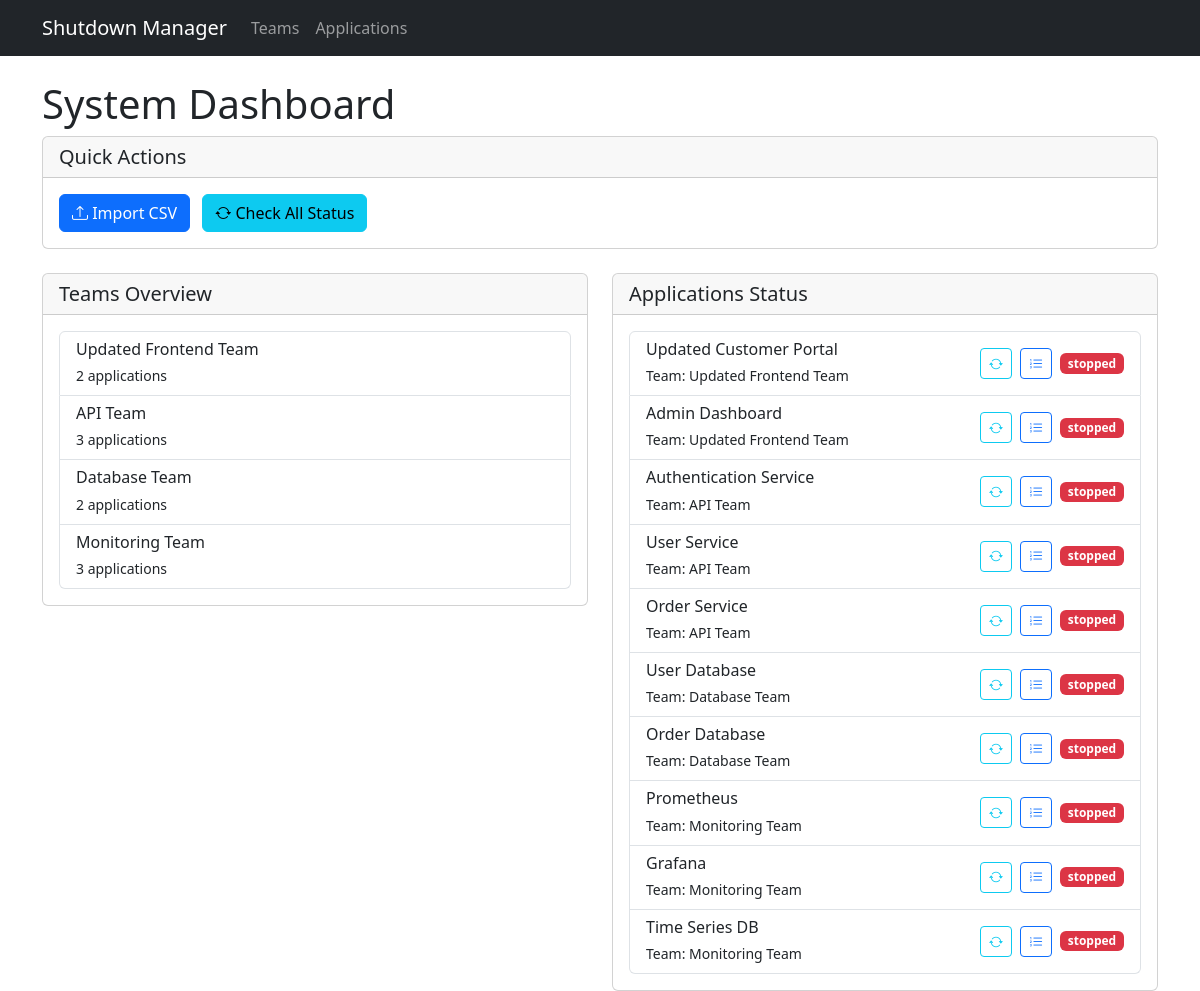
Before: / with the older database file.
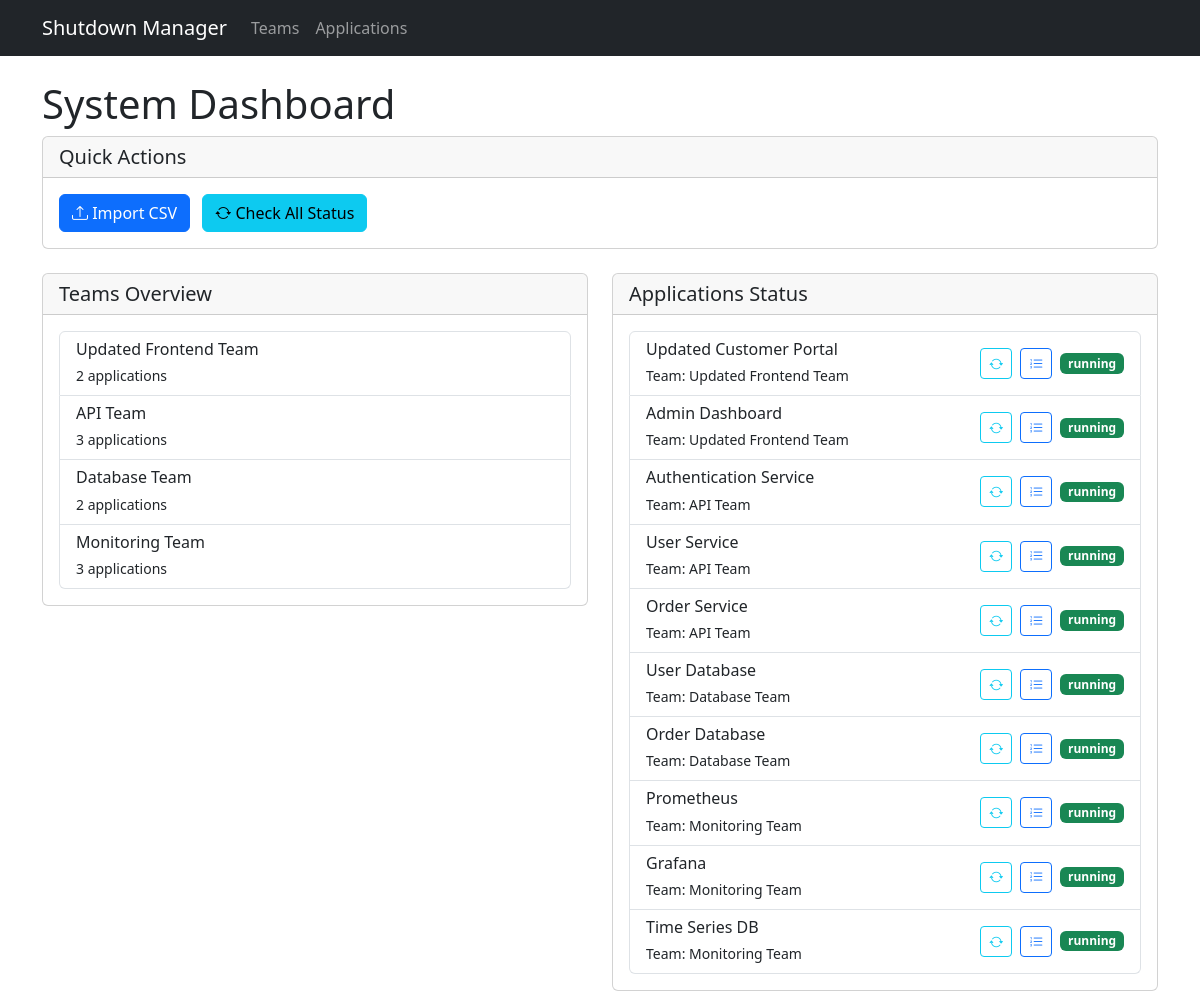
After: the same page with the newer database file.
### app/models.py (models this page shows)
class Team(db.Model):
    id = db.Column(db.Integer, primary_key=True)
    name = db.Column(db.String(100), nullable=False, unique=True)
    applications = db.relationship('Application', backref='team', lazy=True)

class Application(db.Model):
    id = db.Column(db.Integer, primary_key=True)
    name = db.Column(db.String(100), nullable=False)
    team_id = db.Column(db.Integer, db.ForeignKey('team.id'), nullable=False)
    host = db.Column(db.String(255), nullable=False)
    port = db.Column(db.Integer)
    webui_url = db.Column(db.String(255))
    db_host = db.Column(db.String(255))
    shutdown_order = db.Column(db.Integer, nullable=False)
    status = db.Column(db.String(50), default='running')
    last_checked = db.Column(db.DateTime, default=datetime.utcnow)
    dependencies = db.relationship('ApplicationDependency',
                                 foreign_keys='ApplicationDependency.application_id',
                                 backref='application', lazy=True)

### app/routes.py (the view)
@main.route('/')
def index():
    teams = Team.query.all()
    applications = Application.query.all()
    return render_template('index.html', teams=teams, applications=applications)

### app/templates/index.html (shortened to what this page needs)
{% extends "base.html" %}
{% block content %}
<div class="row">
    <div class="col-12">
        <h1>System Dashboard</h1>
        <div class="card mb-4">
            <div class="card-header">
                <h5 class="card-title mb-0">Quick Actions</h5>
            </div>
            <div class="card-body">
                <button class="btn btn-primary me-2" data-bs-toggle="modal" data-bs-target="#importModal">
                    <i class="bi bi-upload"></i> Import CSV
                </button>
                <button class="btn btn-info me-2" onclick="checkAllStatus()">
                    <i class="bi bi-arrow-repeat"></i> Check All Status
                </button>
            </div>
        </div>
    </div>
</div>
<div class="row">
    <div class="col-md-6">
        <div class="card">
            <div class="card-header">
                <h5 class="card-title mb-0">Teams Overview</h5>
            </div>
            <div class="card-body">
                <div class="list-group">
                    {% for team in teams %}
                    <div class="list-group-item">
                        <h6 class="mb-1">{{ team.name }}</h6>
                        <small>{{ team.applications|length }} applications</small>
                    </div>
                    {% endfor %}
                </div>
            </div>
        </div>
    </div>
    <div class="col-md-6">
        <div class="card">
            <div class="card-header d-flex justify-content-between align-items-center">
                <h5 class="card-title mb-0">Applications Status</h5>
            </div>
            <div class="card-body">
                <div class="list-group" id="applicationsList">
                    {% for app in applications %}
                    <div class="list-group-item" id="app-{{ app.id }}">
                        <div class="d-flex justify-content-between align-items-center">
                            <div>
                                <h6 class="mb-1">{{ app.name }}</h6>
                                <small>Team: {{ app.team.name }}</small>
                            </div>
                            <div class="d-flex align-items-center">
                                <button class="btn btn-sm btn-outline-info me-2" onclick="checkStatus({{ app.id }})">
                                    <i class="bi bi-arrow-repeat"></i>
                                </button>
                                <button class="btn btn-sm btn-outline-primary me-2" onclick="viewShutdownSequence({{ app.id }})">
                                    <i class="bi bi-list-ol"></i>
                                </button>
                                <span class="badge bg-{{ 'success' if app.status == 'running' else 'danger' }}">
                                    {{ app.status }}
                                </span>
                            </div>
                        </div>
                    </div>
                    {% endfor %}
                </div>
            </div>
        </div>
    </div>
</div>
{% endblock %}

### app/templates/base.html (shortened to what this page needs)
<!DOCTYPE html>
<html lang="en">
<head>
    <link href="https://cdn.jsdelivr.net/npm/bootstrap@5.3.0/dist/css/bootstrap.min.css" rel="stylesheet">
    <link href="https://cdn.jsdelivr.net/npm/bootstrap-icons@1.7.2/font/bootstrap-icons.css" rel="stylesheet">
</head>
<body>
    <nav class="navbar navbar-expand-lg navbar-dark bg-dark">
        <div class="container">
            <a class="navbar-brand" href="/">Shutdown Manager</a>
            <div class="collapse navbar-collapse" id="navbarNav">
                <ul class="navbar-nav">
                    <li class="nav-item">
                        <a class="nav-link" href="/teams">Teams</a>
                    </li>
                    <li class="nav-item">
                        <a class="nav-link" href="/applications">Applications</a>
                    </li>
                </ul>
            </div>
        </div>
    </nav>
    <div class="container mt-4">
        {% block content %}{% endblock %}
    </div>
</body>
</html>

Changed rows visible on the page:
changed Application "Updated Customer Portal": status "stopped" → "running"
changed Application "Admin Dashboard": status "stopped" → "running"
changed Application "Authentication Service": status "stopped" → "running"
changed Application "User Service": status "stopped" → "running"
changed Application "Order Service": status "stopped" → "running"
changed Application "User Database": status "stopped" → "running"
changed Application "Order Database": status "stopped" → "running"
changed Application "Prometheus": status "stopped" → "running"
changed Application "Grafana": status "stopped" → "running"
changed Application "Time Series DB": status "stopped" → "running"
